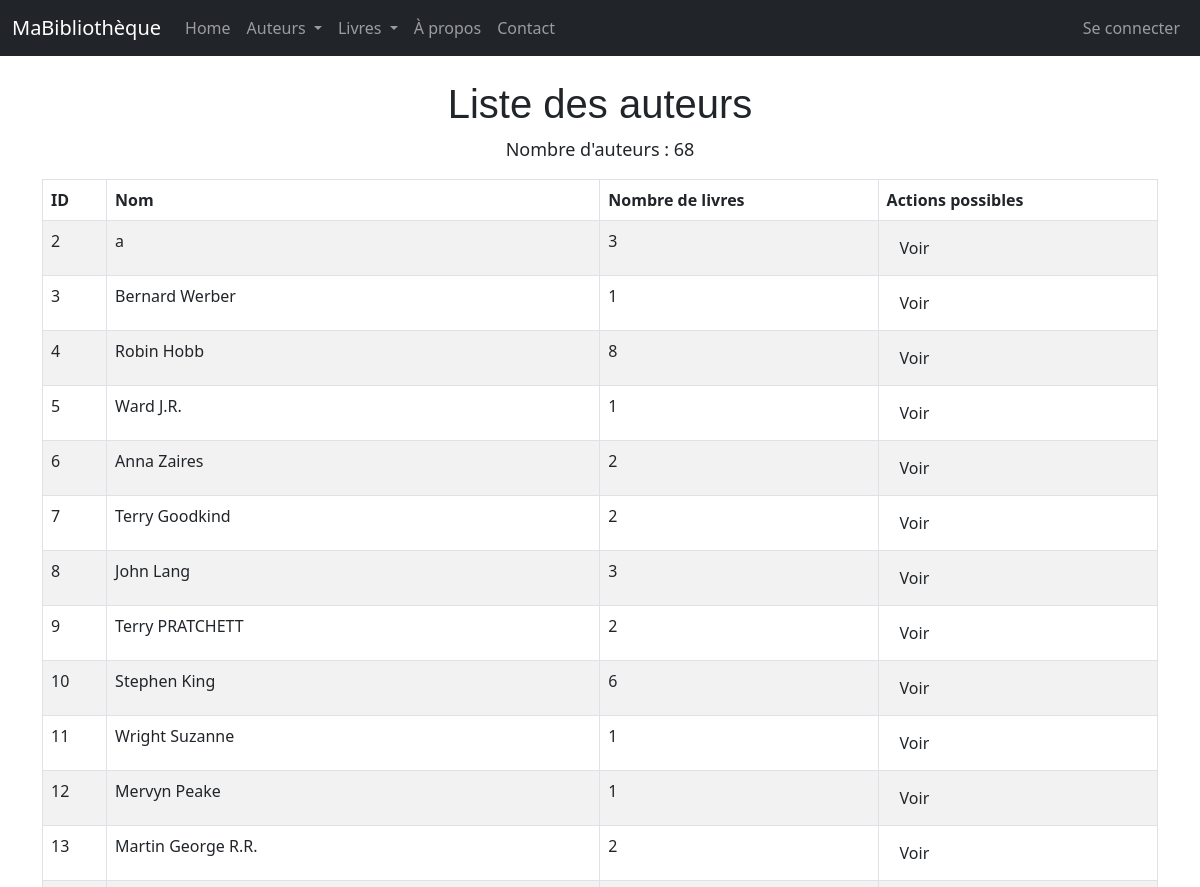
The page /auteurs/ (upper part) on the database as committed earlier.
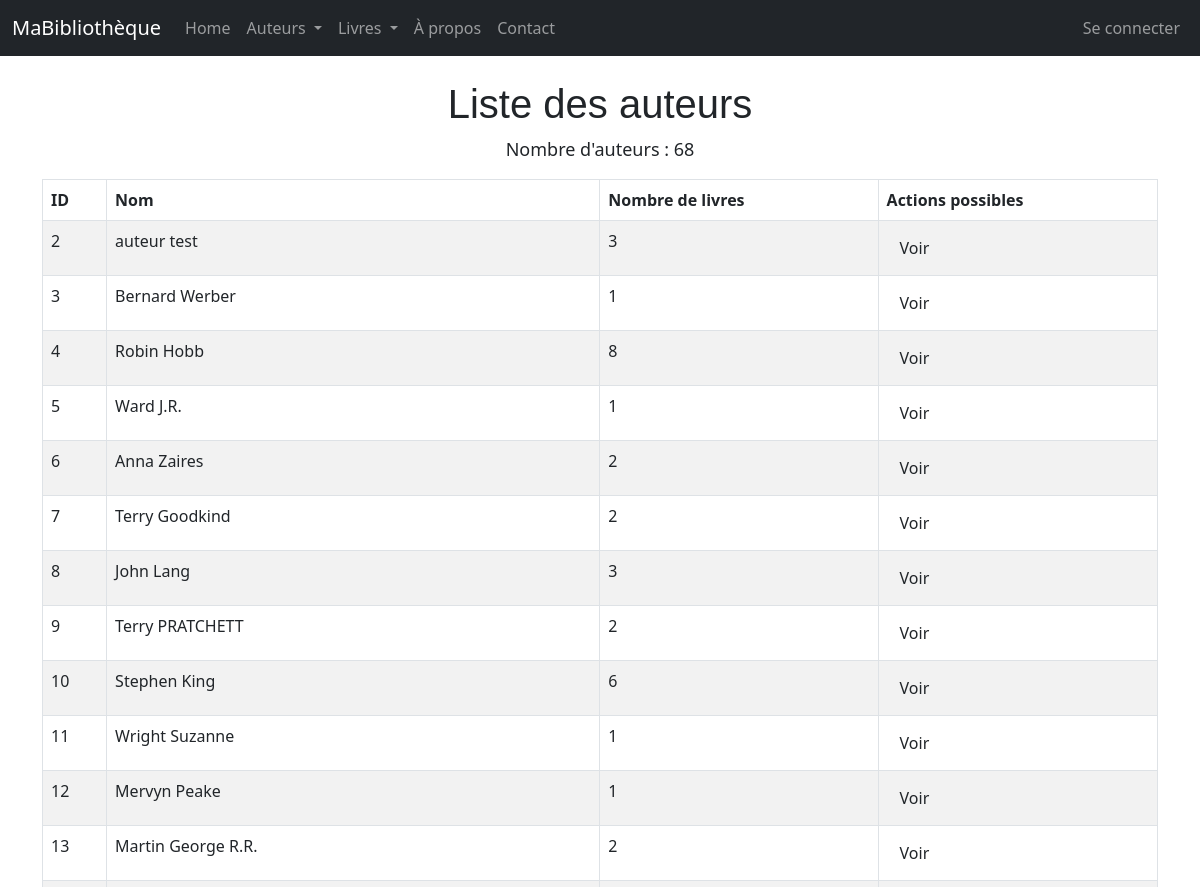
The same page on the database as committed later.
### monApp/models.py (models this page shows, shortened)
class Auteur(db.Model):
    idA = db.Column(db.Integer, primary_key=True)
    Nom = db.Column(db.String(100))

### monApp/views.py (the view)
@app.route('/auteurs/')
def getAuteurs():
    les_auteurs = Auteur.query.all()
    return render_template('auteurs_list.html', title="R3.01 Dev Web avec Flask", auteurs=les_auteurs)

### monApp/templates/auteurs_list.html (shortened to what this page needs)
{% extends "base.html" %}
{% block main %}
  <h1>Liste des auteurs</h1>
  <p>Nombre d'auteurs : {{ auteurs|length }}</p>
  <table class="table table-striped table-bordered table-hover">
    <thead>
      <tr>
        <th>ID</th>
        <th>Nom</th>
        <th>Nombre de livres</th>
        <th>Actions possibles</th>
      </tr>
    </thead>
    <tbody>
      {% for unAuteur in auteurs %}
        <tr>
          <td>{{ unAuteur.idA }}</td>
          <td>{{ unAuteur.Nom }}</td>
          <td>{{ unAuteur.livres.count() }}</td>
          <td>
            <div class="task-controls">
              <a href="{{ url_for('viewAuteur', idA=unAuteur.idA) }}" class="btn btn-nfo">Voir </a>
            </div>
          </td>
        </tr>
      {% endfor %}
    </tbody>
  </table>
{% endblock %}

Rows that differ between the two databases and show on the page:
changed Auteur id 2: Nom "a" → "auteur test"
